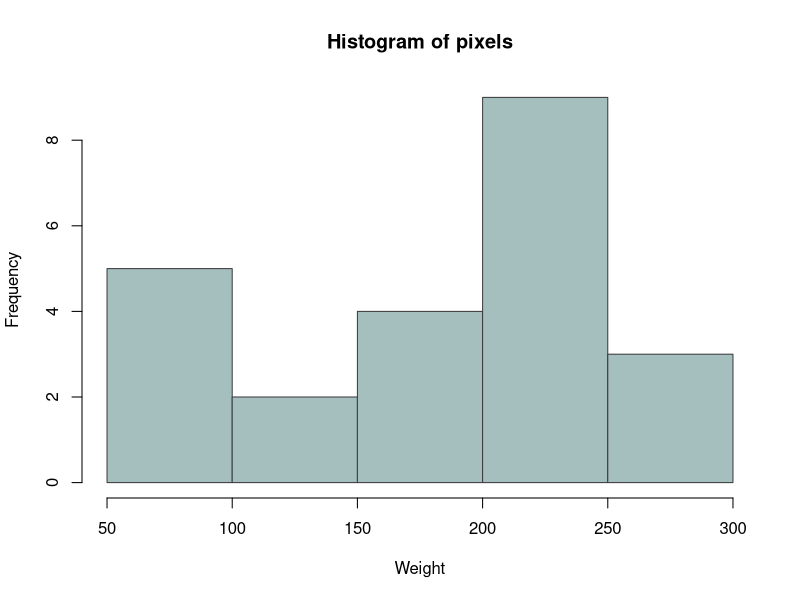

Generate this figure with R:
# set the working directory in program
# or set the current directory as working directory in R Studio: More-> Set As working directory

working_dir = getwd()
print(working_dir)

tryCatch(
  expr = {
    current_dir = "./5_Plotting"
    setwd(current_dir)
  },
  error = function(e){ 
  }
)

# Create data for the graph
pixels <-  c(207, 255, 245, 223, 177, 177, 87, 97, 177, 207, 123, 123, 207, 207, 255, 255, 87, 56, 56, 177, 245, 223, 245)

# Give name to the chart
png(file = "3_Histogram/histogram.png")

# Create the histogram.
hist(pixels,xlab = "Weight",col = "#A5BFBE",border = "#3D3D40")

# Save the file.
dev.off()